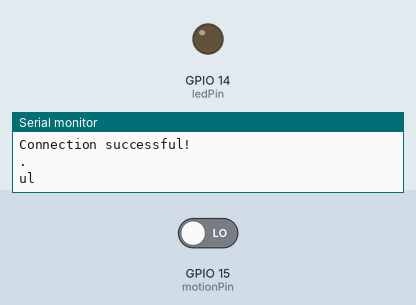
Simulated run of this sketch. Board: ESP32. Shown: output pins drawn as LEDs (lit = HIGH), the last lines printed to the serial monitor. The test bench sets the inputs (shaded band); at power-on: GPIO 15 (motionPin) LOW. WiFi joins after 1.5 s; servers stay silent unless stated; a WiFi scan finds three made-up networks; uploads are accepted with an empty reply; the camera gives no picture.

Above: at 5.4 s.
5.5 s: GPIO 15 (motionPin) driven HIGH
At 7.2 s:
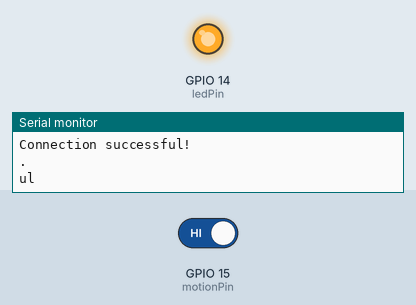
7.7 s: GPIO 15 (motionPin) driven LOW
At 8.7 s:
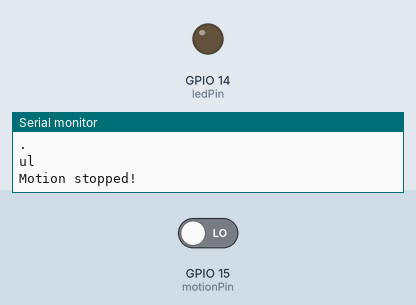
Timing chart, 0 to 10.7 s (numbered marks = the images above; inputs shaded):
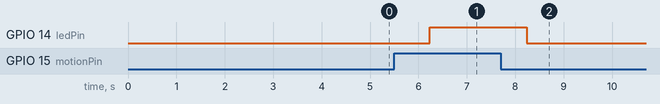

Measured:
- after the input at 5.5 s, GPIO 14 (ledPin): LOW → HIGH after 0.73 s
- after the input at 7.7 s, GPIO 14 (ledPin): HIGH → LOW after 0.53 s

The sketch:

esp32.ino
```cpp
#include <Arduino.h>
#include <WiFi.h>
#include "soc/soc.h"
#include "soc/rtc_cntl_reg.h"
#include "esp_camera.h"
#include <ESP32Servo.h>
#include <ArduinoJson.h>

#include <esp_now.h>
#include <esp_wifi.h>
uint8_t broadcastAddress[] = {0xE8, 0x9F, 0x6D, 0x93, 0x53, 0x8E};
//E8:9F:6D:93:53:8E

typedef struct struct_message {
  String body;
} struct_message;
struct_message myData;

esp_now_peer_info_t peerInfo;

void OnDataSent(const uint8_t *mac_addr, esp_now_send_status_t status) {
  Serial.print("\r\nLast Packet Send Status:\t");
  Serial.println(status == ESP_NOW_SEND_SUCCESS ? "Delivery Success" : "Delivery Fail");
}
int32_t getWiFiChannel(const char *ssid) {
  if (int32_t n = WiFi.scanNetworks()) {
      for (uint8_t i=0; i<n; i++) {
          if (!strcmp(ssid, WiFi.SSID(i).c_str())) {
              return WiFi.channel(i);
          }
      }
  }
  return 0;
}

int ledPin = 14;
int motionPin = 15;   // the pin that OUTPUT pin of sensor is connected to
int pinStateCurrent   = LOW; // current state of pin
int pinStatePrevious  = LOW; // previous state of pin

const char* ssid = "TRK";
const char* password = "115599Traj";

String serverName = "192.168.8.149";


String serverPath = "/api/get";

const int serverPort = 8082;

WiFiClient client;

//CAMERA_MODEL_AI_THINKER
#define PWDN_GPIO_NUM     32
#define RESET_GPIO_NUM    -1
#define XCLK_GPIO_NUM      0
#define SIOD_GPIO_NUM     26
#define SIOC_GPIO_NUM     27

#define Y9_GPIO_NUM       35
#define Y8_GPIO_NUM       34
#define Y7_GPIO_NUM       39
#define Y6_GPIO_NUM       36
#define Y5_GPIO_NUM       21
#define Y4_GPIO_NUM       19
#define Y3_GPIO_NUM       18
#define Y2_GPIO_NUM        5
#define VSYNC_GPIO_NUM    25
#define HREF_GPIO_NUM     23
#define PCLK_GPIO_NUM     22

const int timerInterval = 1000;   // time between each HTTP POST image
unsigned long previousMillis = 0;   // last time image was sent

void setup() {
  WRITE_PERI_REG(RTC_CNTL_BROWN_OUT_REG, 0);

  pinMode(motionPin, INPUT); // set arduino pin to input mode to read value from OUTPUT pin of sensor
  pinMode (ledPin, OUTPUT);

  Serial.begin(115200);

  WiFi.mode(WIFI_STA);
  Serial.println();
  Serial.print("Connecting to ");
  Serial.println(ssid);
  WiFi.begin(ssid, password);
  while (WiFi.status() != WL_CONNECTED) {
    Serial.print(".");
    delay(500);
  }
  Serial.println();
  Serial.print("ESP32-CAM IP Address: ");
  Serial.println(WiFi.localIP());

 // Set device as a Wi-Fi Station and set channel
  WiFi.mode(WIFI_STA);

  int32_t channel = getWiFiChannel(ssid);

  WiFi.printDiag(Serial); // Uncomment to verify channel number before
  esp_wifi_set_promiscuous(true);
  esp_wifi_set_channel(channel, WIFI_SECOND_CHAN_NONE);
  esp_wifi_set_promiscuous(false);
  WiFi.printDiag(Serial); // Uncomment to verify channel change after

  //Init ESP-NOW
  if (esp_now_init() != ESP_OK) {
    Serial.println("Error initializing ESP-NOW");
    return;
  }

  // Once ESPNow is successfully Init, we will register for Send CB to
  // get the status of Trasnmitted packet
  esp_now_register_send_cb(OnDataSent);

  //Register peer
  esp_now_peer_info_t peerInfo;
  memcpy(peerInfo.peer_addr, broadcastAddress, 6);
  peerInfo.encrypt = false;

  //Add peer
  if (esp_now_add_peer(&peerInfo) != ESP_OK){
    Serial.println("Failed to add peer");
    return;
  }

  camera_config_t config;
  config.ledc_channel = LEDC_CHANNEL_0;
  config.ledc_timer = LEDC_TIMER_0;
  config.pin_d0 = Y2_GPIO_NUM;
  config.pin_d1 = Y3_GPIO_NUM;
  config.pin_d2 = Y4_GPIO_NUM;
  config.pin_d3 = Y5_GPIO_NUM;
  config.pin_d4 = Y6_GPIO_NUM;
  config.pin_d5 = Y7_GPIO_NUM;
  config.pin_d6 = Y8_GPIO_NUM;
  config.pin_d7 = Y9_GPIO_NUM;
  config.pin_xclk = XCLK_GPIO_NUM;
  config.pin_pclk = PCLK_GPIO_NUM;
  config.pin_vsync = VSYNC_GPIO_NUM;
  config.pin_href = HREF_GPIO_NUM;
  config.pin_sscb_sda = SIOD_GPIO_NUM;
  config.pin_sscb_scl = SIOC_GPIO_NUM;
  config.pin_pwdn = PWDN_GPIO_NUM;
  config.pin_reset = RESET_GPIO_NUM;
  config.xclk_freq_hz = 20000000;
  config.pixel_format = PIXFORMAT_JPEG;

  // init with high specs to pre-allocate larger buffers
  if(psramFound()){
    config.frame_size = FRAMESIZE_SVGA;
    config.jpeg_quality = 10;  //0-63 lower number means higher quality
    config.fb_count = 2;
  } else {
    config.frame_size = FRAMESIZE_CIF;
    config.jpeg_quality = 12;  //0-63 lower number means higher quality
    config.fb_count = 1;
  }

  // camera init
  esp_err_t err = esp_camera_init(&config);
  if (err != ESP_OK) {
    Serial.printf("Camera init failed with error 0x%x", err);
    delay(1000);
    ESP.restart();
  }

sendPhoto();

}

void loop() {

  unsigned long currentMillis = millis();
  if (currentMillis - previousMillis >= timerInterval) {
      pinStatePrevious = pinStateCurrent; // store old state
      pinStateCurrent = digitalRead(motionPin);   // read new state

      if (pinStatePrevious == LOW && pinStateCurrent == HIGH) {
        Serial.println("Motion detected!");
        digitalWrite (ledPin, HIGH);  // turn on the LED
        sendPhoto();
      }
      else if (pinStatePrevious == HIGH && pinStateCurrent == LOW) {
        Serial.println("Motion stopped!");
        digitalWrite (ledPin, LOW);  // turn off the LED
      }

    previousMillis = currentMillis;
  }
}

String sendPhoto() {
  //digitalWrite (ledPin, HIGH);

  String getAll;
  String getBody;

  camera_fb_t * fb = NULL;
  fb = esp_camera_fb_get();
  if(!fb) {
    Serial.println("Camera capture failed");
    delay(1000);
    ESP.restart();
  }

  Serial.println("Connecting to server: " + serverName);

  if (client.connect(serverName.c_str(), serverPort)) {
    Serial.println("Connection successful!");
    String head = "--RandomNerdTutorials\r\nContent-Disposition: form-data; name=\"upload\"; filename=\"esp32-cam.jpg\"\r\nContent-Type: image/jpeg\r\n\r\n";
    String tail = "\r\n--RandomNerdTutorials--\r\n";

    uint32_t imageLen = fb->len;
    uint32_t extraLen = head.length() + tail.length();
    uint32_t totalLen = imageLen + extraLen;

    client.println("POST " + serverPath + " HTTP/1.1");
    client.println("Host: " + serverName);
    client.println("Content-Length: " + String(totalLen));
    client.println("Content-Type: multipart/form-data; boundary=RandomNerdTutorials");
    client.println();
    client.print(head);

    uint8_t *fbBuf = fb->buf;
    size_t fbLen = fb->len;
    for (size_t n=0; n<fbLen; n=n+1024) {
      if (n+1024 < fbLen) {
        client.write(fbBuf, 1024);
        fbBuf += 1024;
      }
      else if (fbLen%1024>0) {
        size_t remainder = fbLen%1024;
        client.write(fbBuf, remainder);
      }
    }
    client.print(tail);

    esp_camera_fb_return(fb);

    int timoutTimer = 10000;
    long startTimer = millis();
    boolean state = false;

    while ((startTimer + timoutTimer) > millis()) {
      Serial.print(".");
      delay(100);
      while (client.available()) {
        char c = client.read();
        if (c == '\n') {
          if (getAll.length()==0) { state=true; }
          getAll = "";
        }
        else if (c != '\r') { getAll += String(c); }
        if (state==true) { getBody += String(c); }
        startTimer = millis();
      }
      if (getBody.length()>0) { break; }
    }
    Serial.println();
    client.stop();
    Serial.println(getBody);

    DynamicJsonDocument doc(1024);
    uint8_t startIndex =getBody.indexOf('{');
    uint8_t endIndex =getBody.indexOf('}');
    String body= getBody.substring(startIndex,endIndex+1);
    Serial.println(body);
    deserializeJson(doc, body);
    String str = doc["message"];
    str.remove(0,1);
    str.remove(str.length()-1,1);
    Serial.println(str);
    String strs[20];
    int StringCount = 0;

    // Split the string into substrings
    while (str.length() > 0)
    {
      int index = str.indexOf(',');
      if (index == -1) // No space found
      {
        strs[StringCount++] = str;

        break;
      }
      else
      {
        strs[StringCount++] = str.substring(0, index);
        str = str.substring(index+1);
      }
    }
    String type ="";
    // Show the resulting substrings
    for (int i = 0; i < StringCount; i++)
    {
      strs[i].remove(0,1);
      strs[i].remove(strs[i].length()-1,1);
      type=strs[i];
    }
    Serial.println(type);
   //type ="dog";
  // Send message via ESP-NOW
  if(type=="dog" || type=="cat" || type=="bird"){
    uint8_t *buffer = (uint8_t*) type.c_str();
    size_t sizeBuff = sizeof(buffer) * type.length();
    //esp_now_send(peer_addr, buffer, sizeBuff);
    esp_err_t result = esp_now_send(broadcastAddress, buffer, sizeBuff);

    if (result == ESP_OK) {
      Serial.println("Sent with success");
    }
    else {
      Serial.println("Error sending the data");
    }
  }

  }
  else {
    getBody = "Connection to " + serverName +  " failed.";
    Serial.println(getBody);
  }
  return getBody;
}
```
